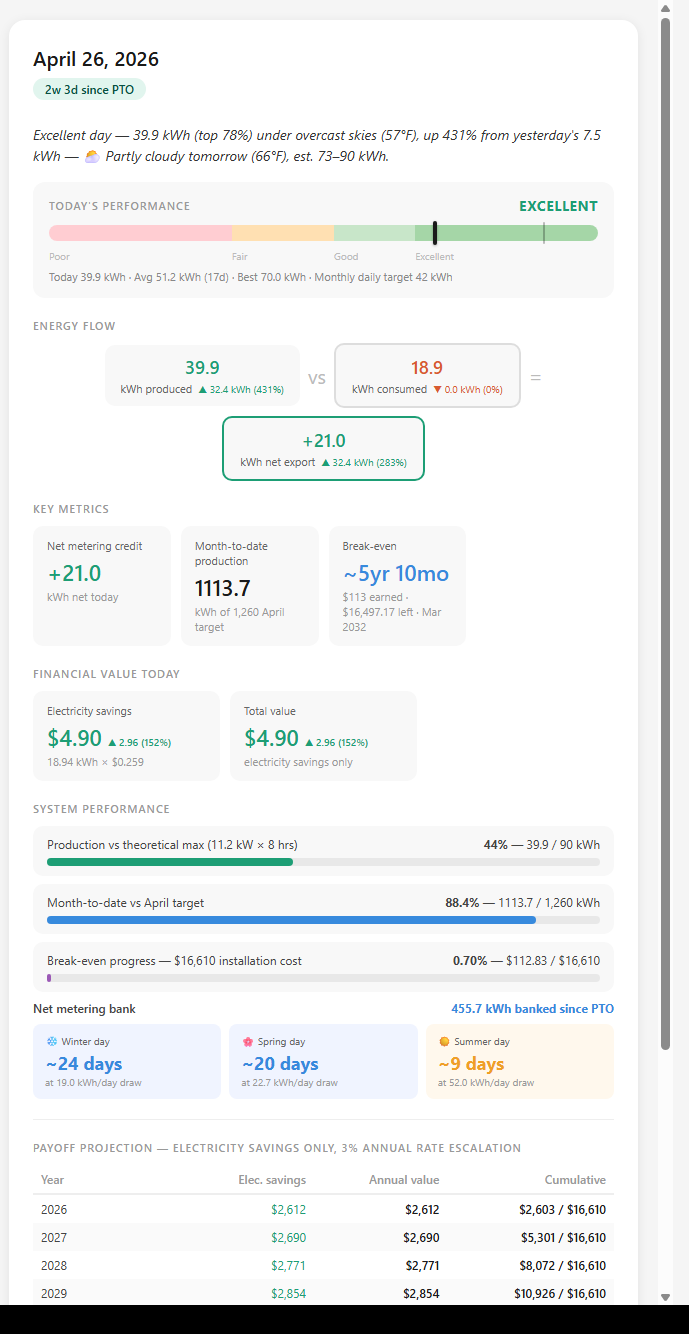
#> input picture docs/screenshot-raw.png, 689 x 1334 px
$ python crop_screenshot.py
#> lines starting #> are read from the running program, lines starting #| are printed output that depends on the picture; after the words box and inside, x2 and y2 are one past the last pixel; in counts of white or black regions, pixels touching at a corner belong together
from PIL import Image
import numpy as np

img = Image.open("docs/screenshot-raw.png").convert("RGB")
#> img is the input picture: PIL image 689x1334 RGB; mean R, G, B 238.8, 240, 240.1
arr = np.array(img)
bg = np.array([245, 245, 245])
mask = np.any(arr != bg, axis=2)
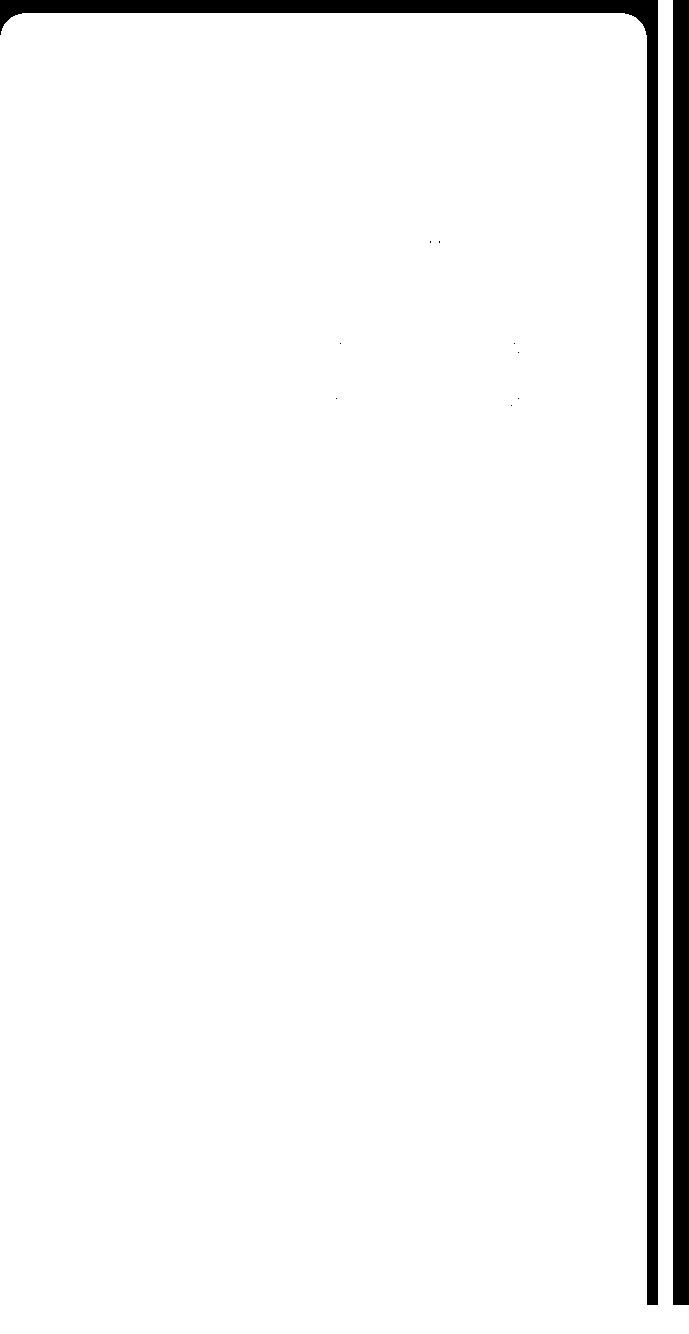
#> mask: shape (1334, 689) bool; 95.2% white; 10 black regions (8 under 20 px), largest, box (x1, y1, x2, y2) and area: (0, 0, 658, 1305) 23062, (673, 0, 689, 1305) 20880
rows = np.where(mask.any(axis=1))[0]
#> rows = 1334 values from 0 to 1333
cols = np.where(mask.any(axis=0))[0]
#> cols = 689 values from 0 to 688
if len(rows) and len(cols):
    top, bottom = rows[0], rows[-1]
#> top = 0; bottom = 1333
    left, right = cols[0], cols[-1]
#> left = 0; right = 688
    pad = 20
    cropped = img.crop((max(0,left-pad), max(0,top-pad), min(img.width,right+pad), min(img.height,bottom+pad)))
    cropped.save("docs/screenshot-daily.png")
    print(f"Saved: {cropped.size}")
#| Saved: (689, 1334)
else:
    print("No content found")
